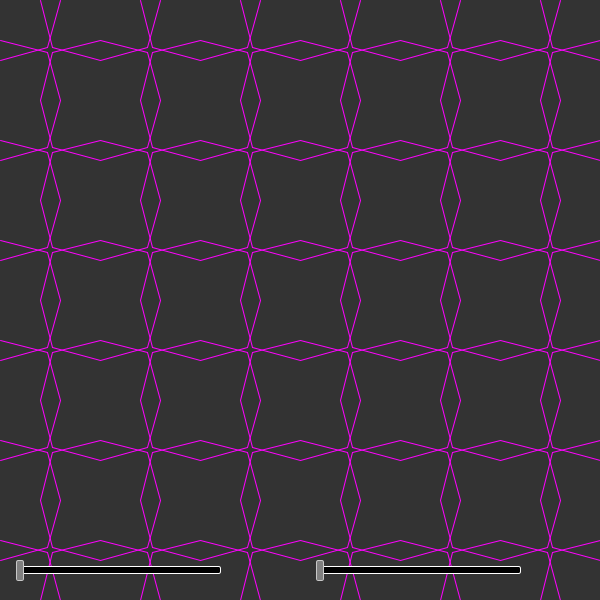
Frame 1 (no input)
Frame 60 (the mouse pressed at the canvas centre just before this capture): identical to frame 1, image omitted
Frame 120 (the mouse held since frame 60 and released just before this capture): identical to frame 1, image omitted

The Processing sketch that drew this single still picture (run headless with seeded random() and noise(); from frame 60 on, the mouse is pressed at the canvas centre):

// Processing sketch: islamic_star_pattern
// ── islamic_star_pattern.pde
import java.util.*;

class Polygon {
  List<PVector> vertices = new ArrayList<PVector>();
  List<Edge> edges = new ArrayList<Edge>();
  
  Polygon() {}

  void addVertex(float x, float y) {
    PVector a = new PVector(x, y);
    int total = vertices.size();
    if (total > 0) {
      PVector prev = vertices.get(total - 1);
      Edge edge = new Edge(prev, a);
      edges.add(edge);
    }
    vertices.add(a);
  }

  void close() {
    int total = vertices.size();
    PVector last = vertices.get(total - 1);
    PVector first = vertices.get(0);
    Edge edge = new Edge(last, first);
    edges.add(edge);
  }

  void hankin() {
    for (int i = 0; i < edges.size(); i++) {
      edges.get(i).hankin();
    }

    for (int i = 0; i < edges.size(); i++) {
      for (int j = 0; j < edges.size(); j++) {
        if (i != j) {
          edges.get(i).findEnds(edges.get(j));
        }
      }
    }
  }

  void show() {
    for (int i = 0; i < edges.size(); i++) {
      edges.get(i).show();
    }
  }
};

class Edge {
    PVector a;
    PVector b;
    Hankin h1 = null;
    Hankin h2 = null;

  Edge(PVector a_, PVector b_) {
    a = a_;
    b = b_;
  }
  
  void show() {
    stroke(255, 50);
    //line(a.x, a.y, b.x, b.y);
    h1.show();
    h2.show();
  }

  void hankin() {
    PVector mid = PVector.add(a, b);
    mid.mult(0.5);

    PVector v1 = PVector.sub(a, mid);
    PVector v2 = PVector.sub(b, mid);
    PVector offset1 = mid;
    PVector offset2 = mid;
    if (delta > 0) {
      v1.setMag(delta);
      v2.setMag(delta);
      offset1 = PVector.add(mid, v2);
      offset2 = PVector.add(mid, v1);
    }
    
    v1.normalize();
    v2.normalize();

    v1.rotate(radians(-angle));
    v2.rotate(radians(angle));

    h1 = new Hankin(offset1, v1);
    h2 = new Hankin(offset2, v2);
  }

  void findEnds(Edge edge) {
    h1.findEnd(edge.h1);
    h1.findEnd(edge.h2);
    h2.findEnd(edge.h1);
    h2.findEnd(edge.h2);
  }
};


class Hankin {
    PVector a;
    PVector v;
    PVector b;
    PVector end = null;
    float prevD;

  Hankin(PVector a_, PVector v_) {
      a = a_;
      v = v_;
      b = PVector.add(a, v);
    }

  void show() {
    stroke(255, 0, 255);
    line(a.x, a.y, end.x, end.y);
    // fill(255);
    // ellipse(this.a.x, this.a.y, 8);
    // if (this.end) {
    //   fill(255, 255, 0);
    //   ellipse(this.end.x, this.end.y, 8);
    // }
  }

  void findEnd(Hankin other) {
    // line line intersection???
    // this.a, this.v  (P1, P2-P1)
    // other.a, other.v (P3, P4-P3)

    // From: http://paulbourke.net/geometry/pointlineplane/
    float den = (other.v.y * v.x) - (other.v.x * v.y);
    //if (!den) {
    //  return;
    //}
    if (den == 0.0) {
      return;
    }
    float numa = (other.v.x * (this.a.y - other.a.y)) - (other.v.y * (this.a.x - other.a.x));
    float numb = (this.v.x * (this.a.y - other.a.y)) - (this.v.y * (this.a.x - other.a.x));
    float ua = numa / den;
    float ub = numb / den;
    float x = this.a.x + (ua * this.v.x);
    float y = this.a.y + (ua * this.v.y);

    if (ua > 0 && ub > 0) {
      PVector candidate = new PVector(x, y);
      float d1 = PVector.dist(candidate, this.a);
      float d2 = PVector.dist(candidate, other.a);
      float d = d1 + d2;
      float diff = abs(d1 - d2);
      if (diff < 0.001) {
        if (end == null) {
          end = candidate;
          prevD = d;
        } else if (d < this.prevD) {
          prevD = d;
          end = candidate;
        }
      }
    }
  }
};

class Slider {
  float x;
  float y;
  float min;
  float max;
  float value;
  float increment;
  
  float w = 200;
  float h = 20;
  float controlSize = 7;
  
  Boolean isDragging = false;
  
  Slider(float x_, float y_, float min_, float max_, float start_, float increment_) {
    x = x_;
    y = y_;
    min = min_;
    max = max_;
    value = start_;
    increment = increment_;
  }
  
  float value() {
    return value;
  }
  
  void handleInteractions() {
    if (isDragging) {
      if (mousePressed) {
        float x1 = screenX(xPosition(value), y);
        float d = mouseX - x1;
        float change = d * (max - min) / w;
        value += change;
        value -= value % increment;
        value = min(max, max(min, value));
      } else {
        isDragging = false;
        println("end drag");
      }
    } else {
      float x1 = xPosition(value);
      if (mousePressed && mouseY >= screenY(x1, y) && mouseY <= screenY(x1, y+h) && mouseX >= screenX(x1-controlSize/2,y) && mouseX <= screenX(x1+controlSize/2,y)) {
        println("start drag");
        isDragging = true;
      }
    }
  }
  
  float xPosition(float val) {
    return min(x+w, max(x, map(val, min, max, x, x+w)));
  }
  
  void show() {
    handleInteractions();
    
    stroke(255);
    fill(0);
    rect(x, y + h/3, w, h/3, 2);
    
    float x1 = xPosition(value);
    stroke(200, 200, 200);
    fill(128, 128, 128);
    rect(x1-controlSize/2, y, controlSize, h, 2);
  }
};

//CC_054_StarPatterns.pde
// Islamic Star Patterns
// Video Part 1: https://youtu.be/sJ6pMLp_IaI
// Video Part 2: [coming soon]
// Based on: http://www.cgl.uwaterloo.ca/csk/projects/starpatterns/
// Processing transcription: Chuck England

// Repo with more tiling patterns and features
// https://github.com/CodingTrain/StarPatterns

List<Polygon> polys = new ArrayList<Polygon>();

float angle = 75;
float delta = 10;

Slider deltaSlider;
Slider angleSlider;

void setup() {
  size(600, 600);
  //angleMode(DEGREES);
  background(51);
  deltaSlider = new Slider(20, height - 40, 10, 25, 10, 1);
  angleSlider = new Slider((width / 2) + 20, height - 40, 75, 90, 75, 1);

  int inc = 100;
  for (int x = 0; x < width; x += inc) {
    for (int y = 0; y < height; y += inc) {
      Polygon poly = new Polygon();
      poly.addVertex(x, y);
      poly.addVertex(x + inc, y);
      poly.addVertex(x + inc, y + inc);
      poly.addVertex(x, y + inc);
      poly.close();
      polys.add(poly);
    }
  }
}

void draw() {
  background(51);
  angle = angleSlider.value();
  delta = deltaSlider.value();
  //println(angle, delta);
  for (int i = 0; i < polys.size(); i++) {
    polys.get(i).hankin();
    polys.get(i).show();
  }
  
  angleSlider.show();
  deltaSlider.show();
}
